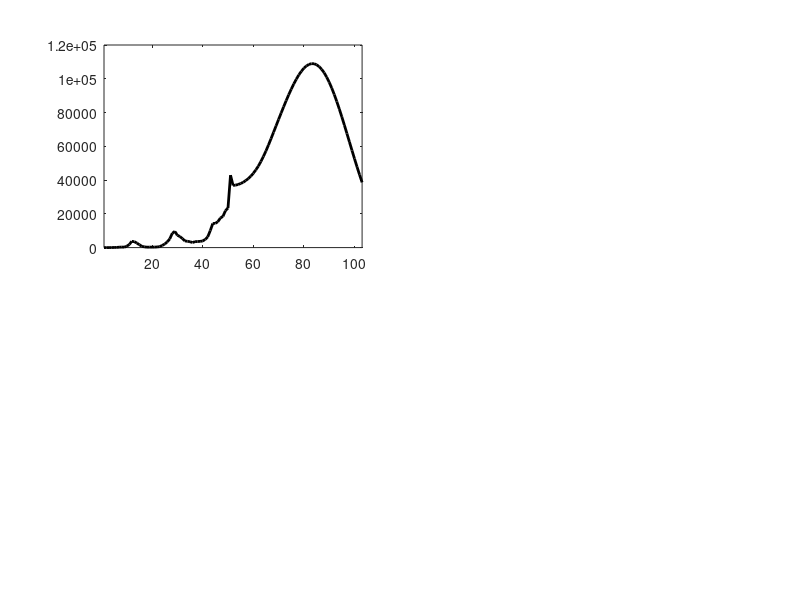

This figure's MATLAB source: (Note: this script raises an error after producing the figure.)
clear all;
close all;

load Main_Japan_all.mat;

%%% Time series figures (variables and parameters) %%%

Past = [N,GDP,ERN,zeros(Tdata,1)];
VarList2 = ["N","GDP","ERN","V"];
VarName21 = ["新規陽性者数","GDP","実効再生産数","新規ワクチン接種数"]; % 陽性 or 感染?
VarName22 = ["",       "",      "",                ""];
for i = 1:length(AlphaIndex)
    alphaT = flip(0:0.01*AlphaIndex(i)*2/(SimPeriod-1):(0.01*AlphaIndex(i)*2))';
    %     alphaT = 0.01*AlphaIndex(i)*ones(SimPeriod,1);
    if hconstant == 0
        ERNT = (AlphaIndexVariables(:,1,i)/POP0).*(((1 - h*alphaT).^k).*betaT)./(gammaT+deltaT);
    elseif hconstant == 1
        ERNT = (AlphaIndexVariables(:,1,i)/POP0).*(((1 - 0.01*h(1) - h(2)*alphaT).^k).*betaT)./(gammaT+deltaT);
    end
    ProjectedData = [AlphaIndexVariables(:,5,i),AlphaIndexVariables(:,6,i),ERNT,V];
    CombinedData = [Past;ProjectedData];
    figure(5)
    for j = 1:length(VarList2)
        subplot(2,2,j)
        plot(CombinedData(:,j),'k','LineWidth',2)
        xlim([1 Tdata+SimPeriod])
        title({VarName21(j);VarName22(j)},'FontWeight','normal')
        xline(Tdata);
        xticks([1 27 53 79 98])
        xticklabels({'Jan-20','Jul-20','Jan-21','Jul-21','Dec-21'})
        ax = gca;
        ax.XAxis.FontSize = 8; %10
        xtickangle(45)
        if j == 3
        ylim([0 3]);
        yline(1);
        end
        hold on
    end
    
%     alpha2 = [alpha;alphaT];
%     beta2 = [beta;betaT];
%     beta_tildeT = ((1 - h*alphaT).^k).*betaT;
%     beta_tilde2 = [beta_tilde;beta_tildeT];
%     ERN2 = [ERN;ERNT];
%     delta2 = [delta;deltaT];
%     V2 = [zeros(Tdata,1);V];
%     figure(101)
%     %set(gcf,'Position',[100,100,800,500])
%     for j = 1:length(ParamList2)
%         subplot(2,2,j)
%         plot(eval(ParamList2(j)),'k','LineWidth',2)
%         xlim([1 Tdata+SimPeriod])
%         title(ParamName(j),'Interpreter','latex','FontSize',11,'FontWeight','normal')
%         xline(Tdata);
%         xticks([1 27 53 79 98])
%         xticklabels( {'Jan-20','Jul-20','Jan-21','Jul-21','Dec-21'} )
%         xtickangle(45)
%         hold on
%     end
end

%--- Trade-off figure (lag) ---%
%figure;
figure(8)
plot(100*AverageAlpha,CumD,'k','LineWidth',2,'DisplayName','This week')
%plot(100*AverageAlpha,CumD,'k','LineWidth',2,'DisplayName','baseline')
legend('今週')
hold on
for i = 1:length(wl)
    wlag = wl(i);
%     if wlag==1
%             plot(100*LagResults(2,:,i),LagResults(1,:,i),'r','LineWidth',2,'DisplayName',sprintf('%.0f week ago',wlag))
%         else
%             plot(100*LagResults(2,:,i),LagResults(1,:,i),'b','LineWidth',2,'DisplayName',sprintf('%.0f weeks ago',wlag))
%     end
    plot(100*LagResults(2,:,i),LagResults(1,:,i),'LineWidth',2,'DisplayName',sprintf('%.0f 週前',wlag))
    hold on
end
hold off
xlabel('総生産量のロス (%)','FontSize',16)
ylabel('累積死亡者数','FontSize',16)
xlim(xlim_tradeoff);
ax = gca;
ax.YAxis.FontSize = fs;
ax.XAxis.FontSize = fs;
ax.YAxis.Exponent = 0;
ytickformat('%,6.0f')
lgd = legend;
lgd.NumColumns = 1;
lgd.FontSize = 15;
grid on

xtick1_F=[StartDateF+4:8:Tdata Tdata];
xtick4_F=[StartDateF+4:8:Tdata Tdata];
fs_F=10;
fs_legend_F=10;
fs_title=10;
%fs_title=12;
%figure
figure(10)
subplot(2,2,1)
plot(StartDateF:(Tdata),dNForecast(StartDateF:Tdata,1),'r',StartDateF:(Tdata),dNActual(StartDateF:Tdata,1),'k','LineWidth',1.5)  
title({'条件付き予測値対実現値';'(1週先)'},'FontSize',fs_title,'FontWeight','normal')
xlim([StartDateF (Tdata)])
xticks(xtick1_F)
xticklabels(Month(xtick1_F))
ax = gca;
ax.YAxis.Exponent = 0;
ax.YAxis.FontSize = fs_F;
ax.XAxis.FontSize = fs_F;
ytickformat('%,6.0f')
legend('予測値','実現値','FontSize',fs_legend_F,'Location','Northwest')
subplot(2,2,2)
plot(StartDateF+3:(Tdata),dNForecast(StartDateF:Tdata-3,2),'r',StartDateF+3:(Tdata),dNActual(StartDateF:Tdata-3,2),'k','LineWidth',1.5)  
title({'条件付き予測値対実現値';'(4週先)'},'FontSize',fs_title,'FontWeight','normal')
xlim([StartDateF+3 (Tdata)])
xticks(xtick4_F)
xticklabels(Month(xtick4_F))
ax = gca;
ax.YAxis.FontSize = fs_F;
ax.XAxis.FontSize = fs_F;
ax.YAxis.Exponent = 0;
ytickformat('%,6.0f')
legend('予測値','実現値','FontSize',fs_legend_F,'Location','Northwest')
subplot(2,2,3)
plot(StartDateF:(Tdata),dNForecast(StartDateF:Tdata,1)-dNActual(StartDateF:Tdata,1),'k','LineWidth',1.5)  
title({'条件付き予測誤差',' (1週先)'},'FontSize',fs_title,'FontWeight','normal')
xlim([StartDateF (Tdata)])
xticks(xtick1_F)
xticklabels(Month(xtick1_F))
yline(0)
ax = gca;
ax.YAxis.FontSize = fs_F;
ax.XAxis.FontSize = fs_F;
ax.YAxis.Exponent = 0;
ytickformat('%,6.0f')
subplot(2,2,4)
plot(StartDateF+3:(Tdata),dNForecast(StartDateF:Tdata-3,2)-dNActual(StartDateF:Tdata-3,2),'k','LineWidth',1.5)  
title({'条件付き予測誤差',' (4週先)'},'FontSize',fs_title,'FontWeight','normal')
xlim([StartDateF+3 (Tdata)])
xticks(xtick4_F)
xticklabels(Month(xtick4_F))
yline(0)
ax = gca;
ax.YAxis.FontSize = fs_F;
ax.XAxis.FontSize = fs_F;
ax.YAxis.Exponent = 0;
ytickformat('%,6.0f')

%figure;
figure(11)
subplot(2,2,1)
plot(StartDateF:(Tdata),dDForecast(StartDateF:Tdata,1),'r',StartDateF:(Tdata),dDActual(StartDateF:Tdata,1),'k','LineWidth',1.5)  
title({'条件付き予測値対実現値';'(1週先)'},'FontSize',fs_title,'FontWeight','normal')
ax = gca;
ax.YAxis.FontSize = fs_F;
ax.XAxis.FontSize = fs_F;
ax.YAxis.Exponent = 0;
ytickformat('%,6.0f')
xlim([StartDateF (Tdata)])
xticks(xtick1_F)
xticklabels(Month(xtick1_F))
legend('予測値','実現値','FontSize',fs_legend_F,'Location','Northwest')
subplot(2,2,2)
plot(StartDateF+3:(Tdata),dDForecast(StartDateF:Tdata-3,2),'r',StartDateF+3:(Tdata),dDActual(StartDateF:Tdata-3,2),'k','LineWidth',1.5)  
title({'条件付き予測値対実現値';'(4週先)'},'FontSize',fs_title,'FontWeight','normal')
xlim([StartDateF+3 (Tdata)])
xticks(xtick4_F)
xticklabels(Month(xtick4_F))
ax = gca;
ax.YAxis.FontSize = fs_F;
ax.XAxis.FontSize = fs_F;
ax.YAxis.Exponent = 0;
ytickformat('%,6.0f')
legend('予測値','実現値','FontSize',fs_legend_F,'Location','Northwest')
subplot(2,2,3)
plot(StartDateF:(Tdata),dDForecast(StartDateF:Tdata,1)-dDActual(StartDateF:Tdata,1),'k','LineWidth',1.5)  
title({'条件付き予測誤差',' (1週先)'},'FontSize',fs_title,'FontWeight','normal')
xlim([StartDateF (Tdata)])
xticks(xtick1_F)
xticklabels(Month(xtick1_F))
yline(0)
ax = gca;
ax.YAxis.FontSize = fs_F;
ax.XAxis.FontSize = fs_F;
ax.YAxis.Exponent = 0;
ytickformat('%,6.0f')
subplot(2,2,4)
plot(StartDateF+3:(Tdata),dDForecast(StartDateF:Tdata-3,2)-dDActual(StartDateF:Tdata-3,2),'k','LineWidth',1.5)  
title({'条件付き予測誤差',' (4週先)'},'FontSize',fs_title,'FontWeight','normal')
xlim([StartDateF+3 (Tdata)])
xticks(xtick4_F)
xticklabels(Month(xtick4_F))
yline(0)
ax = gca;
ax.YAxis.FontSize = fs_F;
ax.XAxis.FontSize = fs_F;
ax.YAxis.Exponent = 0;
ytickformat('%,6.0f')

%--- Trade-off figure with UB (baseline) ---%
%figure;
figure(6)
AreaUB=area(X1UB,Y1UB,0);
set(AreaUB(1),'FaceColor',[1 1 1])
set(AreaUB(2),'FaceColor',[0.9 0.9 0.9])
set(AreaUB(3),'FaceColor',[0.8 0.8 0.8])
set(AreaUB(4),'FaceColor',[0.7 0.7 0.7])
set(AreaUB(5),'FaceColor',[0.65 0.65 0.65])
set(AreaUB(6),'FaceColor',[0.65 0.65 0.65])
set(AreaUB(7),'FaceColor',[0.7 0.7 0.7])
set(AreaUB(8),'FaceColor',[0.8 0.8 0.8])
set(AreaUB(9),'FaceColor',[0.9 0.9 0.9])
hold on
for iUB=1:9
	set(AreaUB(iUB),'LineStyle','none')
end
plot(X1UB,CumD,'k','LineWidth',1.5)
xlabel('総生産量のロス (%)','FontSize',16)
ylabel('累積死亡者数','FontSize',16)
xlim([2,5]);
yline(D(end),'r--','LineWidth',1.5);
grid on
ax = gca;
ax.YAxis.FontSize = 16;
ax.XAxis.FontSize = 16;
ax.YAxis.Exponent = 0;
ytickformat('%,6.0f')

%--- Save all figures ---%
%if figure_save == 1
%     saveas(figure(1),[home 'Figures/NewCases.png']);
%     saveas(figure(2),[home 'Figures/MobilityGDPLine.png']);
%     saveas(figure(3),[home 'Figures/Parameters.png']);
%     saveas(figure(4),[home 'Figures/Variables.png']);
    saveas(figure(5),[home 'Figures/VariablesProjection_JP.png']);
    saveas(figure(6),[home 'Figures/BaselineTradeoffUB_JP.png']);
%     saveas(figure(7),[home 'Figures/Sensitivity.png']);
    saveas(figure(8),[home 'Figures/LaggedTradeoff_JP.png']);
%     saveas(figure(9),[home 'Figures/CF_multiplicative.png']);
    saveas(figure(10),[home 'Figures/ForecastErrorsN_JP.png']);
    saveas(figure(11),[home 'Figures/ForecastErrorsD_JP.png']);
    
%     saveas(figure(100),[home 'Figures/MobilityGDPScatter.png']);
%     saveas(figure(101),[home 'Figures/ParametersProjection.png']);
%     saveas(figure(102),[home 'Figures/BaselineTradeoff.png']);
%end